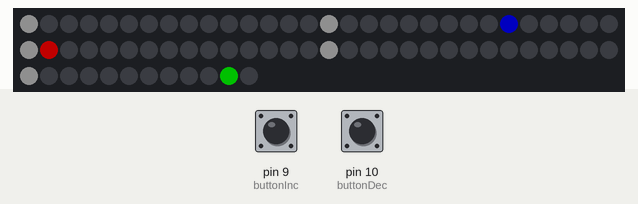
A sketch run on a simulated Arduino Uno, built for the host (arithmetic inside an expression is 32-bit, double 64-bit). On the bench: 72 RGB LEDs in strip order, left to right, continuing on the next row. Inputs (shaded band) come from the test bench; at power-on: pin 9 (buttonInc) LOW, pin 10 (buttonDec) LOW. Dim RGB values are drawn brighter than linear; the local clock reads 2024-03-15 10:24:30 at power-on unless the sketch sets it.

Above: at 1.6 s.
1.7 s: pin 9 (buttonInc) pulled HIGH for 0.15 s
4.5 s: pin 10 (buttonDec) pulled HIGH for 0.15 s
7.5 s: pin 9 (buttonInc) pulled HIGH for 1 s
10.0 s: pin 10 (buttonDec) pulled HIGH for 1 s
Timing chart, 0 to 13.0 s (numbered marks = the images above; inputs shaded):
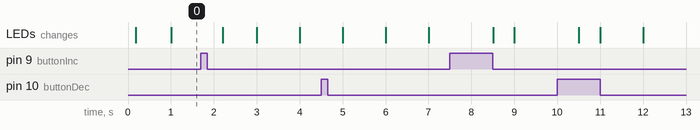

The sketch:

LEDclock72-correct-Trinket-testing.ino
```cpp
/*this clock uses 4 15 (5050)pixel quater sements, and a single 12 pixel ring tied to the output of the first set (always second)
  pin 6 is data to neopixels,
  RTC is DS3231 connected to SDA(A4)/SCL(A5) and its power is from the microcontroller
  the trinket pro was used for this project https://www.adafruit.com/products/2000
  for good information on the DS3231 clock module, see https://learn.adafruit.com/adafruit-ds3231-precision-rtc-breakout/wiring-and-test
  ***additional notes are at the bottom of code***
*/
//#include <Time.h>
#include <util/usa_dst.h> //daylight saving setup
//#include <TimeLib.h>
#include <FastLED.h> // neopixel library in use
#include <Wire.h> //to use the SDA/SCL RTC module
#include <RTClib.h> // RTC module commands

#define DATA_PIN 6 // the single pin where the neopixel gets their orders from
//(#6 is most comonly used in most code for neopixels, but you can change this if you need)
int buttonInc = 9; // increase time hour()
int buttonDec = 10; // decrease time hour()
// press both buttons at same time to put clock in time setting mode
#define NUM_LEDS 72 // how many TOTAL pixels are going to be used here (2 rings of 60px and 12px)
//pin A5 used on trinket pro for RTC SCL (leave as comment, using for building instructions)
//pin A4 used on trinket pro for RTC SDA (leave as comment, using for building instructions)

//sets up colours to be used on clock. all HEX based, think 0xRRGGBB
// insert setColor // used to indicate clock is in setup mode, to change time with buttons.
#define bgColor 0x000000 //its best to keep this as all off for lowest power consumption, or using dim values like white=0x010101
#define hourColor 0x005500
#define minColor 0x000055 //dont exceed a half brighness value, since the min/ and sec/ colours get blended when they overlap.
#define secColor 0x550000
#define tixColor 0x0f0f0f

RTC_DS3231 rtc;
CRGB pixel[NUM_LEDS]; // sets up array of usable pixels in the programme from the FastLED lib.

void setup() {
  FastLED.addLeds<NEOPIXEL, DATA_PIN>(pixel, NUM_LEDS); // initalize the available neopixel matrix using information in the #define statements
  for (int blank = 0; blank < NUM_LEDS; blank++) { // set all available pixels off,
    pixel[blank] = bgColor;
    FastLED.show();
  }
#ifndef ESP8266
//  while (!Serial); // for Leonardo/Micro/Zero
#endif
//  Serial.begin(9600);
//  delay(1000); // wait for console opening
  if (! rtc.begin()) {
//    Serial.println("Couldn't find RTC");
    while (1);
  }
  pinMode(buttonInc, INPUT);
  pinMode(buttonDec, INPUT);
  if (rtc.lostPower()) {
//    Serial.println("RTC lost power, lets set the time!");
    // following line sets the RTC to the date & time this sketch was compiled
    rtc.adjust(DateTime(F(__DATE__), F(__TIME__)));
  }

  /*the following is used to calabrate the clock
    remeber* final compile and upload of correct time will be needed to fix the time when testing is done.
    or it will keep restting the to its last saved time.
    to make sure the time is recieved only from the RTC, comment out the adjusting code, and reupload,
    once the clock is set, and a battery is installed, you should not need to do this again.
    you will even have the ability to adjust the code once the RTC is set*/

  // This line sets the RTC with an explicit date & time, for example to set
  // Feb 21, 2018 at 21:07:00 you would call: " rtc.adjust(DateTime(2018, 02, 21, 21, 07, 00)); "
 // rtc.adjust(DateTime(2018, 02, 22, 00, 9, 45));  // rtc.adjust(DateTime(YYYY, M, D, HH, M, S));"
}
int buttonIncState = 0;
int buttonDecState = 0;
void loop() {
  DateTime now = rtc.now();
  int secPix = now.second();
  int minPix = now.minute();
  int hrPix = now.hour() + 60; // pushes the hours out of the min/sec ring, and onto its own 12 pixel ring
  // to detect button press and force adjust clock
  buttonIncState = digitalRead(buttonInc);
  if (buttonIncState == HIGH) {
    rtc.adjust(DateTime(now.year(), now.month(), now.day(), now.hour() + 1, now.minute(), now.second()));
    delay(500);
  }
  buttonDecState = digitalRead(buttonDec);
  if (buttonDecState == HIGH) {
    rtc.adjust(DateTime(now.year(), now.month(), now.day(), now.hour() - 1, now.minute(), now.second()));
    delay(500); pixel[hrPix + 2] = bgColor;
  }
  fillTix();
  /*pixel[0] =  tixColor; pixel[5] =  tixColor; pixel[10] =  tixColor; pixel[15] =  tixColor;
    pixel[20] =  tixColor; pixel[25] =  tixColor; pixel[30] =  tixColor;
    pixel[35] =  tixColor; pixel[40] =  tixColor; pixel[45] =  tixColor; pixel[50] =  tixColor; pixel[55] =  tixColor;*/

  // set hour pixels -----------------------------------------------------------
  if (now.hour() >= 12) { // adds correction for 24 hour clock time. (24 hour time kept for future projects and easy to correct for)
    hrPix = hrPix - 12;
  }
  if (now.hour() != 11 || now.hour() != 23) { // removes last hour pixel, if its not 11 anymore
    pixel[60 + 11] = bgColor;
  }
  pixel[hrPix - 1] = bgColor; // set hour-1 pixel to bgcolor, this causes issues with 60pixel ring if hours are not set first
  fillTix();
  pixel[hrPix] = hourColor; // set hour pixel on

  // set Second pixels -----------------------------------------------------------
  if (now.second() != 59) { // removes last second pixel, if its not :59 anymore
    pixel[59] = bgColor; // sets that pesky #59 to the background color since secPix -1 wont cut it if sec is now 0
  }
  pixel[secPix - 1] = bgColor; // set sec-1 pixel to bgcolor


  // set minute pixels -----------------------------------------------------------
  pixel[minPix - 1] = bgColor; //min-1 pixel to bgcolor
  fillTix();

  pixel[hrPix] = hourColor; // set hour pixel on
  pixel[secPix] = secColor; // set sec pixel on
  pixel[minPix] = minColor; // set min pixel on

  if (pixel[minPix - 1] == pixel[secPix])  {
    (pixel[minPix - 1]) = secColor; // sets the "second" pixel that is only 1 pixel behind the minute pixel on
  }
  if (pixel[minPix] == pixel[secPix]) {
    (pixel[minPix]) = (minColor + secColor); // combine the min. and sec. colors for extra flair
  }

  FastLED.show(); // show me the money (current time with correction now displayed)

}

/*
  to be sure all pixels show, with corrections, and prevention of overlap issues, make sure to use this order to display
  hour()
  second()
  min()

*/
// a way to display tick marks at desired intervals, currently every 15 min
void fillTix() {
  pixel[0] =  tixColor; pixel[15] =  tixColor; pixel[30] =  tixColor; pixel[45] =  tixColor; pixel[60] =  tixColor;
}
```
